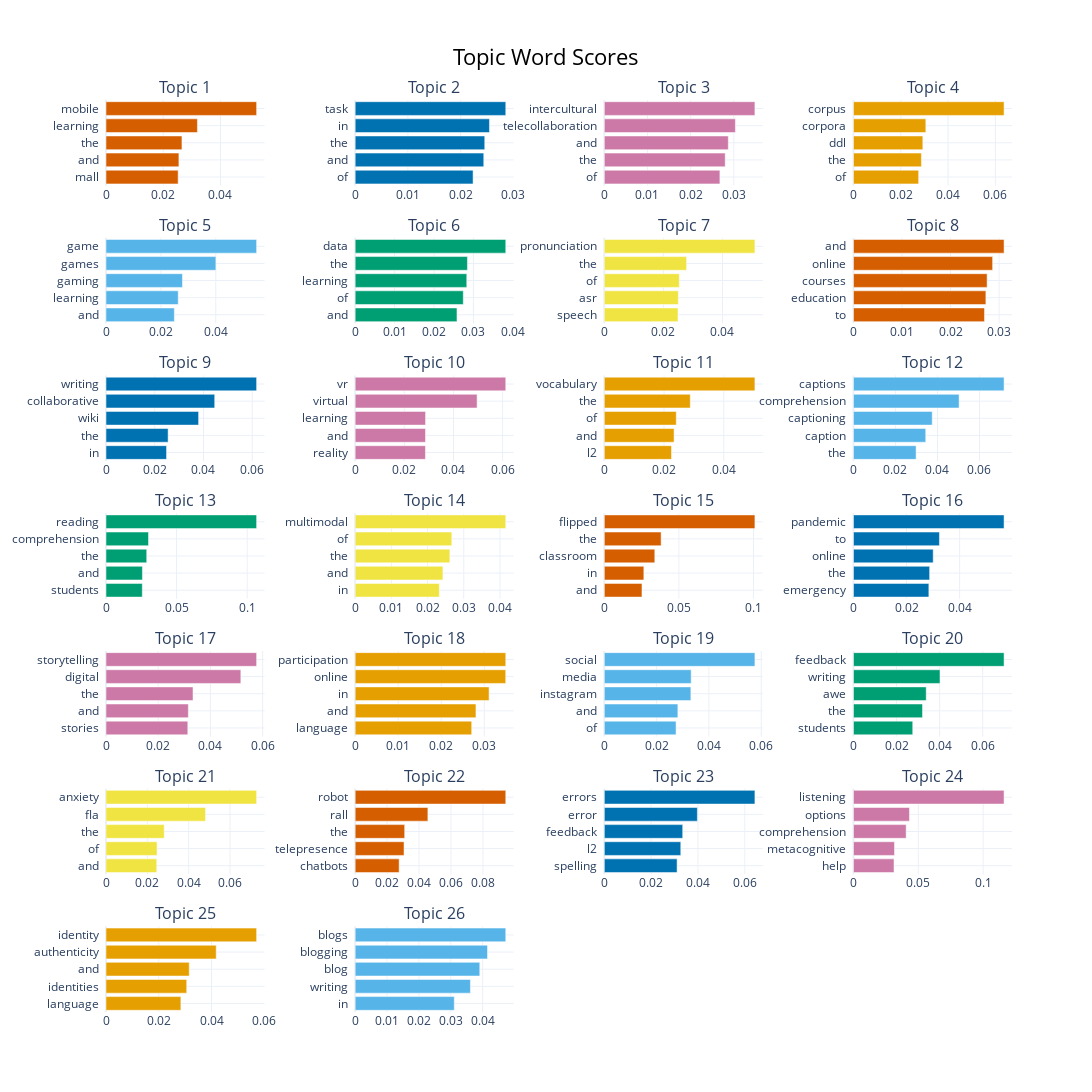

Source (notebook cell):
### Code cell
topics_to_include = list(range(1, 27))
model.visualize_barchart(topics= topics_to_include, width=300)

### Figure 1 — Plotly figure (JSON) as saved in the notebook; plotly's stock layout.template omitted (floating-point values rounded to 4 significant figures)
{"data": [{"marker": {"color": "#D55E00"}, "orientation": "h", "type": "bar", "x": [0.02521, 0.02548, 0.02654, 0.03195, 0.05264], "xaxis": "x", "y": ["mall  ", "and  ", "the  ", "learning  ", "mobile  "], "yaxis": "y"}, {"marker": {"color": "#0072B2"}, "orientation": "h", "type": "bar", "x": [0.02236, 0.02439, 0.02457, 0.02547, 0.02856], "xaxis": "x2", "y": ["of  ", "and  ", "the  ", "in  ", "task  "], "yaxis": "y2"}, {"marker": {"color": "#CC79A7"}, "orientation": "h", "type": "bar", "x": [0.02678, 0.02801, 0.02873, 0.03037, 0.03489], "xaxis": "x3", "y": ["of  ", "the  ", "and  ", "telecollaboration  ", "intercultural  "], "yaxis": "y3"}, {"marker": {"color": "#E69F00"}, "orientation": "h", "type": "bar", "x": [0.02756, 0.02874, 0.02933, 0.03061, 0.06368], "xaxis": "x4", "y": ["of  ", "the  ", "ddl  ", "corpora  ", "corpus  "], "yaxis": "y4"}, {"marker": {"color": "#56B4E9"}, "orientation": "h", "type": "bar", "x": [0.0249, 0.02631, 0.02786, 0.04003, 0.05488], "xaxis": "x5", "y": ["and  ", "learning  ", "gaming  ", "games  ", "game  "], "yaxis": "y5"}, {"marker": {"color": "#009E73"}, "orientation": "h", "type": "bar", "x": [0.02583, 0.02743, 0.02832, 0.02848, 0.03821], "xaxis": "x6", "y": ["and  ", "of  ", "learning  ", "the  ", "data  "], "yaxis": "y6"}, {"marker": {"color": "#F0E442"}, "orientation": "h", "type": "bar", "x": [0.02495, 0.02506, 0.02538, 0.02785, 0.05098], "xaxis": "x7", "y": ["speech  ", "asr  ", "of  ", "the  ", "pronunciation  "], "yaxis": "y7"}, {"marker": {"color": "#D55E00"}, "orientation": "h", "type": "bar", "x": [0.02699, 0.02728, 0.02753, 0.02866, 0.03102], "xaxis": "x8", "y": ["to  ", "education  ", "courses  ", "online  ", "and  "], "yaxis": "y8"}, {"marker": {"color": "#0072B2"}, "orientation": "h", "type": "bar", "x": [0.02485, 0.02549, 0.038, 0.04461, 0.06181], "xaxis": "x9", "y": ["in  ", "the  ", "wiki  ", "collaborative  ", "writing  "], "yaxis": "y9"}, {"marker": {"color": "#CC79A7"}, "orientation": "h", "type": "bar", "x": [0.02859, 0.02862, 0.02865, 0.04962, 0.06129], "xaxis": "x10", "y": ["reality  ", "and  ", "learning  ", "virtual  ", "vr  "], "yaxis": "y10"}, {"marker": {"color": "#E69F00"}, "orientation": "h", "type": "bar", "x": [0.02249, 0.02336, 0.0241, 0.02878, 0.05042], "xaxis": "x11", "y": ["l2  ", "and  ", "of  ", "the  ", "vocabulary  "], "yaxis": "y11"}, {"marker": {"color": "#56B4E9"}, "orientation": "h", "type": "bar", "x": [0.02983, 0.03441, 0.0375, 0.0503, 0.07172], "xaxis": "x12", "y": ["the  ", "caption  ", "captioning  ", "comprehension  ", "captions  "], "yaxis": "y12"}, {"marker": {"color": "#009E73"}, "orientation": "h", "type": "bar", "x": [0.02571, 0.0258, 0.02885, 0.03011, 0.1067], "xaxis": "x13", "y": ["students  ", "and  ", "the  ", "comprehension  ", "reading  "], "yaxis": "y13"}, {"marker": {"color": "#F0E442"}, "orientation": "h", "type": "bar", "x": [0.02324, 0.02424, 0.02615, 0.0267, 0.0416], "xaxis": "x14", "y": ["in  ", "and  ", "the  ", "of  ", "multimodal  "], "yaxis": "y14"}, {"marker": {"color": "#D55E00"}, "orientation": "h", "type": "bar", "x": [0.02524, 0.02649, 0.03383, 0.03806, 0.1009], "xaxis": "x15", "y": ["and  ", "in  ", "classroom  ", "the  ", "flipped  "], "yaxis": "y15"}, {"marker": {"color": "#0072B2"}, "orientation": "h", "type": "bar", "x": [0.02841, 0.0287, 0.03004, 0.03239, 0.05674], "xaxis": "x16", "y": ["emergency  ", "the  ", "online  ", "to  ", "pandemic  "], "yaxis": "y16"}, {"marker": {"color": "#CC79A7"}, "orientation": "h", "type": "bar", "x": [0.03134, 0.03154, 0.03333, 0.05164, 0.05769], "xaxis": "x17", "y": ["stories  ", "and  ", "the  ", "digital  ", "storytelling  "], "yaxis": "y17"}, {"marker": {"color": "#E69F00"}, "orientation": "h", "type": "bar", "x": [0.02708, 0.02807, 0.03111, 0.03498, 0.03499], "xaxis": "x18", "y": ["language  ", "and  ", "in  ", "online  ", "participation  "], "yaxis": "y18"}, {"marker": {"color": "#56B4E9"}, "orientation": "h", "type": "bar", "x": [0.02743, 0.02813, 0.03309, 0.03321, 0.05758], "xaxis": "x19", "y": ["of  ", "and  ", "instagram  ", "media  ", "social  "], "yaxis": "y19"}, {"marker": {"color": "#009E73"}, "orientation": "h", "type": "bar", "x": [0.02751, 0.03204, 0.03377, 0.04017, 0.06991], "xaxis": "x20", "y": ["students  ", "the  ", "awe  ", "writing  ", "feedback  "], "yaxis": "y20"}, {"marker": {"color": "#F0E442"}, "orientation": "h", "type": "bar", "x": [0.02456, 0.0247, 0.02818, 0.04816, 0.07288], "xaxis": "x21", "y": ["and  ", "of  ", "the  ", "fla  ", "anxiety  "], "yaxis": "y21"}, {"marker": {"color": "#D55E00"}, "orientation": "h", "type": "bar", "x": [0.02754, 0.0306, 0.031, 0.04553, 0.09428], "xaxis": "x22", "y": ["chatbots  ", "telepresence  ", "the  ", "rall  ", "robot  "], "yaxis": "y22"}, {"marker": {"color": "#0072B2"}, "orientation": "h", "type": "bar", "x": [0.03108, 0.03266, 0.03348, 0.03974, 0.06432], "xaxis": "x23", "y": ["spelling  ", "l2  ", "feedback  ", "error  ", "errors  "], "yaxis": "y23"}, {"marker": {"color": "#CC79A7"}, "orientation": "h", "type": "bar", "x": [0.03126, 0.03164, 0.04063, 0.04316, 0.1161], "xaxis": "x24", "y": ["help  ", "metacognitive  ", "comprehension  ", "options  ", "listening  "], "yaxis": "y24"}, {"marker": {"color": "#E69F00"}, "orientation": "h", "type": "bar", "x": [0.02837, 0.03058, 0.03154, 0.04177, 0.05708], "xaxis": "x25", "y": ["language  ", "identities  ", "and  ", "authenticity  ", "identity  "], "yaxis": "y25"}, {"marker": {"color": "#56B4E9"}, "orientation": "h", "type": "bar", "x": [0.0311, 0.03616, 0.03911, 0.04152, 0.04726], "xaxis": "x26", "y": ["in  ", "writing  ", "blog  ", "blogging  ", "blogs  "], "yaxis": "y26"}], "layout": {"annotations": [{"font": {"size": 16}, "showarrow": false, "text": "Topic 1", "x": 0.0875, "xanchor": "center", "xref": "paper", "y": 1, "yanchor": "bottom", "yref": "paper"}, {"font": {"size": 16}, "showarrow": false, "text": "Topic 2", "x": 0.3625, "xanchor": "center", "xref": "paper", "y": 1, "yanchor": "bottom", "yref": "paper"}, {"font": {"size": 16}, "showarrow": false, "text": "Topic 3", "x": 0.6375, "xanchor": "center", "xref": "paper", "y": 1, "yanchor": "bottom", "yref": "paper"}, {"font": {"size": 16}, "showarrow": false, "text": "Topic 4", "x": 0.9125, "xanchor": "center", "xref": "paper", "y": 1, "yanchor": "bottom", "yref": "paper"}, {"font": {"size": 16}, "showarrow": false, "text": "Topic 5", "x": 0.0875, "xanchor": "center", "xref": "paper", "y": 0.849, "yanchor": "bottom", "yref": "paper"}, {"font": {"size": 16}, "showarrow": false, "text": "Topic 6", "x": 0.3625, "xanchor": "center", "xref": "paper", "y": 0.849, "yanchor": "bottom", "yref": "paper"}, {"font": {"size": 16}, "showarrow": false, "text": "Topic 7", "x": 0.6375, "xanchor": "center", "xref": "paper", "y": 0.849, "yanchor": "bottom", "yref": "paper"}, {"font": {"size": 16}, "showarrow": false, "text": "Topic 8", "x": 0.9125, "xanchor": "center", "xref": "paper", "y": 0.849, "yanchor": "bottom", "yref": "paper"}, {"font": {"size": 16}, "showarrow": false, "text": "Topic 9", "x": 0.0875, "xanchor": "center", "xref": "paper", "y": 0.698, "yanchor": "bottom", "yref": "paper"}, {"font": {"size": 16}, "showarrow": false, "text": "Topic 10", "x": 0.3625, "xanchor": "center", "xref": "paper", "y": 0.698, "yanchor": "bottom", "yref": "paper"}, {"font": {"size": 16}, "showarrow": false, "text": "Topic 11", "x": 0.6375, "xanchor": "center", "xref": "paper", "y": 0.698, "yanchor": "bottom", "yref": "paper"}, {"font": {"size": 16}, "showarrow": false, "text": "Topic 12", "x": 0.9125, "xanchor": "center", "xref": "paper", "y": 0.698, "yanchor": "bottom", "yref": "paper"}, {"font": {"size": 16}, "showarrow": false, "text": "Topic 13", "x": 0.0875, "xanchor": "center", "xref": "paper", "y": 0.5469, "yanchor": "bottom", "yref": "paper"}, {"font": {"size": 16}, "showarrow": false, "text": "Topic 14", "x": 0.3625, "xanchor": "center", "xref": "paper", "y": 0.5469, "yanchor": "bottom", "yref": "paper"}, {"font": {"size": 16}, "showarrow": false, "text": "Topic 15", "x": 0.6375, "xanchor": "center", "xref": "paper", "y": 0.5469, "yanchor": "bottom", "yref": "paper"}, {"font": {"size": 16}, "showarrow": false, "text": "Topic 16", "x": 0.9125, "xanchor": "center", "xref": "paper", "y": 0.5469, "yanchor": "bottom", "yref": "paper"}, {"font": {"size": 16}, "showarrow": false, "text": "Topic 17", "x": 0.0875, "xanchor": "center", "xref": "paper", "y": 0.3959, "yanchor": "bottom", "yref": "paper"}, {"font": {"size": 16}, "showarrow": false, "text": "Topic 18", "x": 0.3625, "xanchor": "center", "xref": "paper", "y": 0.3959, "yanchor": "bottom", "yref": "paper"}, {"font": {"size": 16}, "showarrow": false, "text": "Topic 19", "x": 0.6375, "xanchor": "center", "xref": "paper", "y": 0.3959, "yanchor": "bottom", "yref": "paper"}, {"font": {"size": 16}, "showarrow": false, "text": "Topic 20", "x": 0.9125, "xanchor": "center", "xref": "paper", "y": 0.3959, "yanchor": "bottom", "yref": "paper"}, {"font": {"size": 16}, "showarrow": false, "text": "Topic 21", "x": 0.0875, "xanchor": "center", "xref": "paper", "y": 0.2449, "yanchor": "bottom", "yref": "paper"}, {"font": {"size": 16}, "showarrow": false, "text": "Topic 22", "x": 0.3625, "xanchor": "center", "xref": "paper", "y": 0.2449, "yanchor": "bottom", "yref": "paper"}, {"font": {"size": 16}, "showarrow": false, "text": "Topic 23", "x": 0.6375, "xanchor": "center", "xref": "paper", "y": 0.2449, "yanchor": "bottom", "yref": "paper"}, {"font": {"size": 16}, "showarrow": false, "text": "Topic 24", "x": 0.9125, "xanchor": "center", "xref": "paper", "y": 0.2449, "yanchor": "bottom", "yref": "paper"}, {"font": {"size": 16}, "showarrow": false, "text": "Topic 25", "x": 0.0875, "xanchor": "center", "xref": "paper", "y": 0.09388, "yanchor": "bottom", "yref": "paper"}, {"font": {"size": 16}, "showarrow": false, "text": "Topic 26", "x": 0.3625, "xanchor": "center", "xref": "paper", "y": 0.09388, "yanchor": "bottom", "yref": "paper"}], "height": 1750, "hoverlabel": {"bgcolor": "white", "font": {"family": "Rockwell", "size": 16}}, "showlegend": false, "title": {"font": {"color": "Black", "size": 22}, "text": "Topic Word Scores", "x": 0.5, "xanchor": "center", "yanchor": "top"}, "width": 1200, "xaxis": {"anchor": "y", "domain": [0, 0.175], "showgrid": true}, "xaxis10": {"anchor": "y10", "domain": [0.275, 0.45], "showgrid": true}, "xaxis11": {"anchor": "y11", "domain": [0.55, 0.725], "showgrid": true}, "xaxis12": {"anchor": "y12", "domain": [0.825, 1], "showgrid": true}, "xaxis13": {"anchor": "y13", "domain": [0, 0.175], "showgrid": true}, "xaxis14": {"anchor": "y14", "domain": [0.275, 0.45], "showgrid": true}, "xaxis15": {"anchor": "y15", "domain": [0.55, 0.725], "showgrid": true}, "xaxis16": {"anchor": "y16", "domain": [0.825, 1], "showgrid": true}, "xaxis17": {"anchor": "y17", "domain": [0, 0.175], "showgrid": true}, "xaxis18": {"anchor": "y18", "domain": [0.275, 0.45], "showgrid": true}, "xaxis19": {"anchor": "y19", "domain": [0.55, 0.725], "showgrid": true}, "xaxis2": {"anchor": "y2", "domain": [0.275, 0.45], "showgrid": true}, "xaxis20": {"anchor": "y20", "domain": [0.825, 1], "showgrid": true}, "xaxis21": {"anchor": "y21", "domain": [0, 0.175], "showgrid": true}, "xaxis22": {"anchor": "y22", "domain": [0.275, 0.45], "showgrid": true}, "xaxis23": {"anchor": "y23", "domain": [0.55, 0.725], "showgrid": true}, "xaxis24": {"anchor": "y24", "domain": [0.825, 1], "showgrid": true}, "xaxis25": {"anchor": "y25", "domain": [0, 0.175], "showgrid": true}, "xaxis26": {"anchor": "y26", "domain": [0.275, 0.45], "showgrid": true}, "xaxis27": {"anchor": "y27", "domain": [0.55, 0.725], "showgrid": true}, "xaxis28": {"anchor": "y28", "domain": [0.825, 1], "showgrid": true}, "xaxis3": {"anchor": "y3", "domain": [0.55, 0.725], "showgrid": true}, "xaxis4": {"anchor": "y4", "domain": [0.825, 1], "showgrid": true}, "xaxis5": {"anchor": "y5", "domain": [0, 0.175], "showgrid": true}, "xaxis6": {"anchor": "y6", "domain": [0.275, 0.45], "showgrid": true}, "xaxis7": {"anchor": "y7", "domain": [0.55, 0.725], "showgrid": true}, "xaxis8": {"anchor": "y8", "domain": [0.825, 1], "showgrid": true}, "xaxis9": {"anchor": "y9", "domain": [0, 0.175], "showgrid": true}, "yaxis": {"anchor": "x", "domain": [0.9061, 1], "showgrid": true}, "yaxis10": {"anchor": "x10", "domain": [0.6041, 0.698], "showgrid": true}, "yaxis11": {"anchor": "x11", "domain": [0.6041, 0.698], "showgrid": true}, "yaxis12": {"anchor": "x12", "domain": [0.6041, 0.698], "showgrid": true}, "yaxis13": {"anchor": "x13", "domain": [0.4531, 0.5469], "showgrid": true}, "yaxis14": {"anchor": "x14", "domain": [0.4531, 0.5469], "showgrid": true}, "yaxis15": {"anchor": "x15", "domain": [0.4531, 0.5469], "showgrid": true}, "yaxis16": {"anchor": "x16", "domain": [0.4531, 0.5469], "showgrid": true}, "yaxis17": {"anchor": "x17", "domain": [0.302, 0.3959], "showgrid": true}, "yaxis18": {"anchor": "x18", "domain": [0.302, 0.3959], "showgrid": true}, "yaxis19": {"anchor": "x19", "domain": [0.302, 0.3959], "showgrid": true}, "yaxis2": {"anchor": "x2", "domain": [0.9061, 1], "showgrid": true}, "yaxis20": {"anchor": "x20", "domain": [0.302, 0.3959], "showgrid": true}, "yaxis21": {"anchor": "x21", "domain": [0.151, 0.2449], "showgrid": true}, "yaxis22": {"anchor": "x22", "domain": [0.151, 0.2449], "showgrid": true}, "yaxis23": {"anchor": "x23", "domain": [0.151, 0.2449], "showgrid": true}, "yaxis24": {"anchor": "x24", "domain": [0.151, 0.2449], "showgrid": true}, "yaxis25": {"anchor": "x25", "domain": [0, 0.09388], "showgrid": true}, "yaxis26": {"anchor": "x26", "domain": [0, 0.09388], "showgrid": true}, "yaxis27": {"anchor": "x27", "domain": [0, 0.09388], "showgrid": true}, "yaxis28": {"anchor": "x28", "domain": [0, 0.09388], "showgrid": true}, "yaxis3": {"anchor": "x3", "domain": [0.9061, 1], "showgrid": true}, "yaxis4": {"anchor": "x4", "domain": [0.9061, 1], "showgrid": true}, "yaxis5": {"anchor": "x5", "domain": [0.7551, 0.849], "showgrid": true}, "yaxis6": {"anchor": "x6", "domain": [0.7551, 0.849], "showgrid": true}, "yaxis7": {"anchor": "x7", "domain": [0.7551, 0.849], "showgrid": true}, "yaxis8": {"anchor": "x8", "domain": [0.7551, 0.849], "showgrid": true}, "yaxis9": {"anchor": "x9", "domain": [0.6041, 0.698], "showgrid": true}}}
